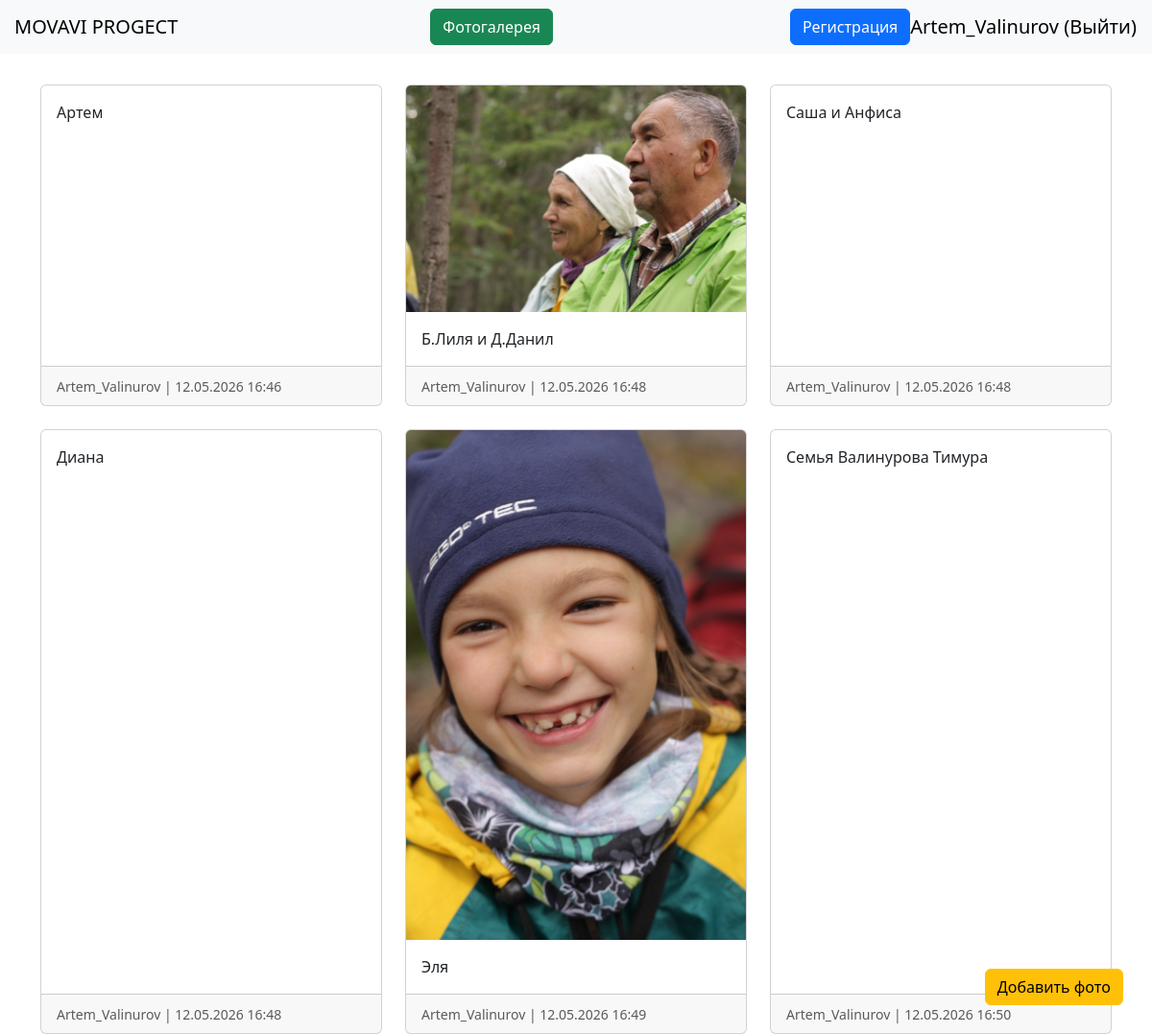
Screenshot of /photogalery (signed in) with the database file from the repository.
### data/users.py (models this page shows, shortened)
class User(SqlAlchemyBase, UserMixin):
    __tablename__ = 'users'
    id = sa.Column(sa.Integer, primary_key=True, autoincrement=True)
    nickname = sa.Column(sa.String, unique=True, index=True)
    hashed_password = sa.Column(sa.String)
    email = sa.Column(sa.String, unique=True)
    about = sa.Column(sa.String)
    created_date = sa.Column(sa.DateTime, default=dt.datetime.now)
    mems = orm.relationship('Mem', back_populates='user')
    role = sa.Column(sa.String, default='edit')

### data/mems.py (models this page shows)
class Mem(SqlAlchemyBase):
    __tablename__ = 'mems'
    id = sa.Column(sa.Integer, primary_key=True, autoincrement=True)
    description = sa.Column(sa.String)
    image = sa.Column(sa.String)
    created = sa.Column(sa.DateTime, default=dt.datetime.now)
    creator = sa.Column(sa.Integer, sa.ForeignKey('users.id'))
    user = orm.relationship('User', back_populates='mems')

### main.py (the view)
@app.route('/photogalery')
def photogalery():
    db_sess = db_session.create_session()
    mems = db_sess.query(Mem).all()
    return render_template('photogalery.html', title='Фотогалерея', mems=mems)

### data/db_session.py (called while the page is built)
def create_session() -> Session:
    global __factory
    return __factory()

### main.py (called while the page is built)
@login_manager.user_loader
def load_user(user_id):
    db_sess = db_session.create_session()
    return db_sess.get(User, user_id)

### templates/photogalery.html
{% extends "base.html" %}
{% block content %}
<div class="row row-cols-1 row-cols-md-3 g-4 mt-2">
    {% for mem in mems %}
    <div class="col">
        <div class="card h-100">
            <img src="{{ url_for('static', filename='uploads/' + mem.image) }}" alt="{{ mem.title }}" class="card-img-top">
            <div class="card-body">
                <p class="card-text">{{ mem.description }}</p>
            </div>
            <div class="card-footer text-muted">
                <small>{{ mem.user.nickname }} | {{ mem.created.strftime('%d.%m.%Y %H:%M') }}</small>
            </div>
        </div>
    </div>
    {% endfor %}
</div>
{% if current_user.is_authenticated %}
    <a class="btn btn-warning" href="/add" style="position: fixed; bottom: 30px; right: 30px; z-index: 1000;">Добавить фото</a>
{% endif %}
{% endblock %}

### templates/base.html (shortened to what this page needs)
<!DOCTYPE html>
<html lang="ru">
<head>
    <link href="https://cdn.jsdelivr.net/npm/bootstrap@5.3.3/dist/css/bootstrap.min.css" rel="stylesheet">
</head>
<body>
    <header>
    <nav class="navbar navbar-light bg-light">
        <a class="navbar-brand" href="/" style="margin-left: 15px">MOVAVI PROGECT</a>
        <a class="btn btn-success" href="/photogalery">Фотогалерея</a>
        <div class="d-flex align-items-center">
                {% if current_user.is_authenticated %}
                    {% if current_user.role=="root" %}
                    <a class="btn btn-primary" href="/register">Регистрация</a>
                    {% endif %}
                <a class="navbar-brand" href="/logout">{{ current_user.nickname }} (Выйти)</a>
            {% endif %}
        </div>
    </nav>
    </header>
    <main role="main" class="container">
        {% block content %}{% endblock %}
    </main>
</body>
</html>

### rows the page displays
User: nickname "Artem_Valinurov"
Mem: description "Артем", user.nickname "Artem_Valinurov", created "12.05.2026 16:46"
Mem: image (picture), description "Б.Лиля и Д.Данил", user.nickname "Artem_Valinurov", created "12.05.2026 16:48"
Mem: description "Саша и Анфиса", user.nickname "Artem_Valinurov", created "12.05.2026 16:48"
Mem: description "Диана", user.nickname "Artem_Valinurov", created "12.05.2026 16:48"
Mem: image (picture), description "Эля", user.nickname "Artem_Valinurov", created "12.05.2026 16:49"
Mem: description "Семья Валинурова Тимура", user.nickname "Artem_Valinurov", created "12.05.2026 16:50"
